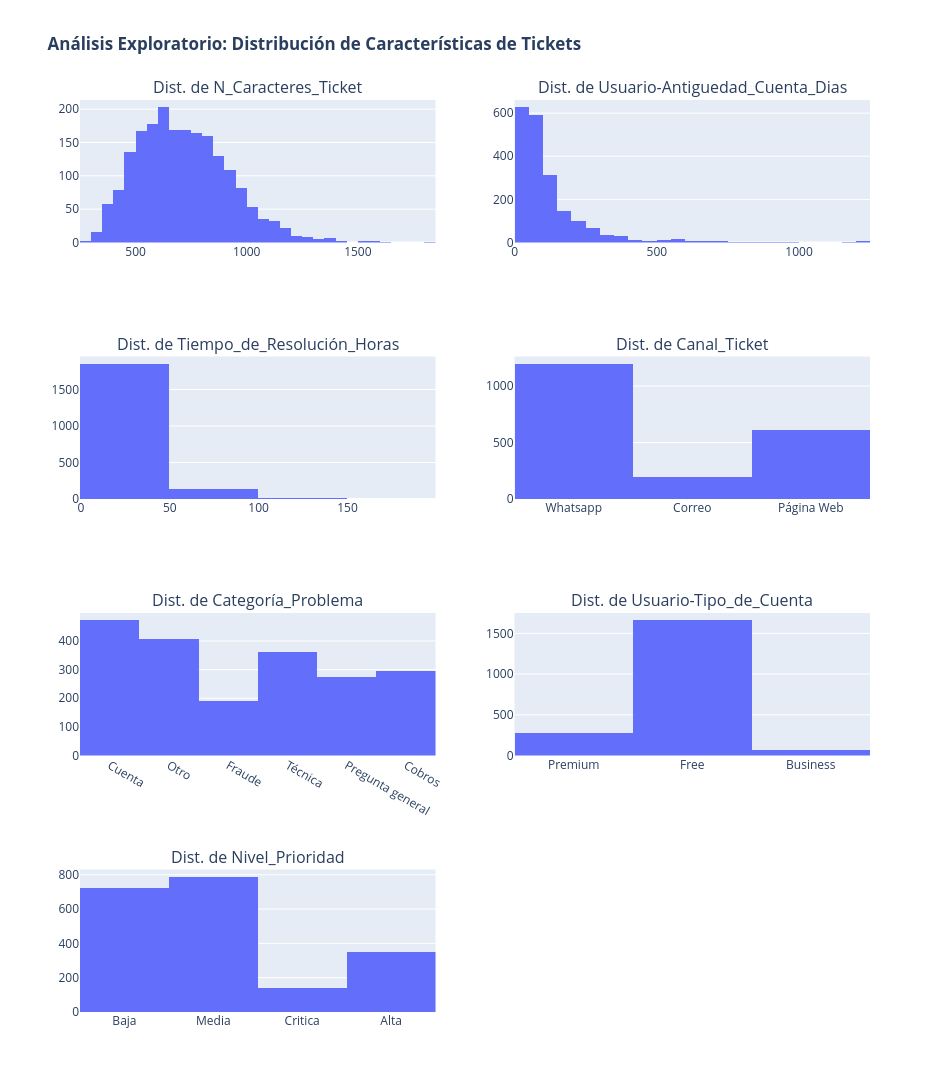

Here is the notebook cell this chart was saved with:
### Code cell
import numpy as np
import plotly.express as px
from plotly.subplots import make_subplots

# 1. Definimos explícitamente cuáles variables queremos analizar
# Excluimos IDs, fechas y texto libre para que los histogramas tengan sentido
columnas_numericas = [
    "N_Caracteres_Ticket",
    "Usuario-Antiguedad_Cuenta_Dias",
    "Tiempo_de_Resolución_Horas",
]

columnas_categoricas = [
    "Canal_Ticket",
    "Categoría_Problema",
    "Usuario-Tipo_de_Cuenta",
    "Nivel_Prioridad",
]

columnas_totales = columnas_numericas + columnas_categoricas

# 2. Calculamos las dimensiones de la grilla de forma dinámica
total_variables = len(columnas_totales)
columnas_grilla = 2
filas_grilla = int(np.ceil(total_variables / columnas_grilla))

# 3. Creamos la grilla con los títulos correspondientes
fig_subplots = make_subplots(
    rows=filas_grilla,
    cols=columnas_grilla,
    subplot_titles=[f"Dist. de {col}" for col in columnas_totales],
)

# 4. Iteramos usando enumerate para no dejar ninguna columna en el camino
for idx, col in enumerate(columnas_totales):
    fila = (idx // columnas_grilla) + 1
    columna = (idx % columnas_grilla) + 1

    # Personalizamos el orden si es la columna de Nivel_Prioridad
    if col == "Nivel_Prioridad":
        fig_temporal = px.histogram(
            df, x=col, category_orders={col: ["Baja", "Media", "Alto", "Crítico"]}
        )
    elif col == "Tiempo_de_Resolución_Horas":
        # Usamos log_y=True para que las frecuencias bajas no desaparezcan
        fig_temporal = px.histogram(df, x=col, log_y=True)
    else:
        fig_temporal = px.histogram(df, x=col)

    # Extraemos la traza con fig.data[0] tal como lo pide el Hint
    fig_subplots.add_trace(fig_temporal.data[0], row=fila, col=columna)

# 5. Desvinculamos los ejes para que cada variable mantenga su escala e independencia
fig_subplots.update_xaxes(matches=None)
fig_subplots.update_yaxes(matches=None)

# 6. Ajustamos el tamaño total para que las 4 filas de gráficos se vean perfectas
fig_subplots.update_layout(
    height=filas_grilla * 320,
    width=950,
    title_text="<b>Análisis Exploratorio: Distribución de Características de Tickets</b>",
    showlegend=False,
)

fig_subplots.show()

### Figure 1 — Plotly figure (JSON) as saved in the notebook; plotly's stock layout.template omitted (floating-point values rounded to 4 significant figures; data arrays with more than 128 entries replaced by an {"elided": "..."} marker saying what was removed)
{"data": [{"bingroup": "x", "hovertemplate": "N_Caracteres_Ticket=%{x}<br>count=%{y}<extra></extra>", "legendgroup": "", "marker": {"color": "#636efa", "pattern": {"shape": ""}}, "name": "", "orientation": "v", "showlegend": false, "type": "histogram", "x": {"elided": "2000 int values"}, "xaxis": "x", "yaxis": "y"}, {"bingroup": "x", "hovertemplate": "Usuario-Antiguedad_Cuenta_Dias=%{x}<br>count=%{y}<extra></extra>", "legendgroup": "", "marker": {"color": "#636efa", "pattern": {"shape": ""}}, "name": "", "orientation": "v", "showlegend": false, "type": "histogram", "x": {"elided": "2000 int values"}, "xaxis": "x2", "yaxis": "y2"}, {"bingroup": "x", "hovertemplate": "Tiempo_de_Resolución_Horas=%{x}<br>count=%{y}<extra></extra>", "legendgroup": "", "marker": {"color": "#636efa", "pattern": {"shape": ""}}, "name": "", "orientation": "v", "showlegend": false, "type": "histogram", "x": {"elided": "2000 int values"}, "xaxis": "x3", "yaxis": "y3"}, {"bingroup": "x", "hovertemplate": "Canal_Ticket=%{x}<br>count=%{y}<extra></extra>", "legendgroup": "", "marker": {"color": "#636efa", "pattern": {"shape": ""}}, "name": "", "orientation": "v", "showlegend": false, "type": "histogram", "x": {"elided": "2000 str values"}, "xaxis": "x4", "yaxis": "y4"}, {"bingroup": "x", "hovertemplate": "Categoría_Problema=%{x}<br>count=%{y}<extra></extra>", "legendgroup": "", "marker": {"color": "#636efa", "pattern": {"shape": ""}}, "name": "", "orientation": "v", "showlegend": false, "type": "histogram", "x": {"elided": "2000 str values"}, "xaxis": "x5", "yaxis": "y5"}, {"bingroup": "x", "hovertemplate": "Usuario-Tipo_de_Cuenta=%{x}<br>count=%{y}<extra></extra>", "legendgroup": "", "marker": {"color": "#636efa", "pattern": {"shape": ""}}, "name": "", "orientation": "v", "showlegend": false, "type": "histogram", "x": {"elided": "2000 str values"}, "xaxis": "x6", "yaxis": "y6"}, {"bingroup": "x", "hovertemplate": "Nivel_Prioridad=%{x}<br>count=%{y}<extra></extra>", "legendgroup": "", "marker": {"color": "#636efa", "pattern": {"shape": ""}}, "name": "", "orientation": "v", "showlegend": false, "type": "histogram", "x": {"elided": "2000 str values"}, "xaxis": "x7", "yaxis": "y7"}], "layout": {"annotations": [{"font": {"size": 16}, "showarrow": false, "text": "Dist. de N_Caracteres_Ticket", "x": 0.225, "xanchor": "center", "xref": "paper", "y": 1, "yanchor": "bottom", "yref": "paper"}, {"font": {"size": 16}, "showarrow": false, "text": "Dist. de Usuario-Antiguedad_Cuenta_Dias", "x": 0.775, "xanchor": "center", "xref": "paper", "y": 1, "yanchor": "bottom", "yref": "paper"}, {"font": {"size": 16}, "showarrow": false, "text": "Dist. de Tiempo_de_Resolución_Horas", "x": 0.225, "xanchor": "center", "xref": "paper", "y": 0.7188, "yanchor": "bottom", "yref": "paper"}, {"font": {"size": 16}, "showarrow": false, "text": "Dist. de Canal_Ticket", "x": 0.775, "xanchor": "center", "xref": "paper", "y": 0.7188, "yanchor": "bottom", "yref": "paper"}, {"font": {"size": 16}, "showarrow": false, "text": "Dist. de Categoría_Problema", "x": 0.225, "xanchor": "center", "xref": "paper", "y": 0.4375, "yanchor": "bottom", "yref": "paper"}, {"font": {"size": 16}, "showarrow": false, "text": "Dist. de Usuario-Tipo_de_Cuenta", "x": 0.775, "xanchor": "center", "xref": "paper", "y": 0.4375, "yanchor": "bottom", "yref": "paper"}, {"font": {"size": 16}, "showarrow": false, "text": "Dist. de Nivel_Prioridad", "x": 0.225, "xanchor": "center", "xref": "paper", "y": 0.1562, "yanchor": "bottom", "yref": "paper"}], "height": 1280, "showlegend": false, "title": {"text": "<b>Análisis Exploratorio: Distribución de Características de Tickets</b>"}, "width": 950, "xaxis": {"anchor": "y", "domain": [0, 0.45]}, "xaxis2": {"anchor": "y2", "domain": [0.55, 1]}, "xaxis3": {"anchor": "y3", "domain": [0, 0.45]}, "xaxis4": {"anchor": "y4", "domain": [0.55, 1]}, "xaxis5": {"anchor": "y5", "domain": [0, 0.45]}, "xaxis6": {"anchor": "y6", "domain": [0.55, 1]}, "xaxis7": {"anchor": "y7", "domain": [0, 0.45]}, "xaxis8": {"anchor": "y8", "domain": [0.55, 1]}, "yaxis": {"anchor": "x", "domain": [0.8438, 1]}, "yaxis2": {"anchor": "x2", "domain": [0.8438, 1]}, "yaxis3": {"anchor": "x3", "domain": [0.5625, 0.7188]}, "yaxis4": {"anchor": "x4", "domain": [0.5625, 0.7188]}, "yaxis5": {"anchor": "x5", "domain": [0.2812, 0.4375]}, "yaxis6": {"anchor": "x6", "domain": [0.2812, 0.4375]}, "yaxis7": {"anchor": "x7", "domain": [0, 0.1562]}, "yaxis8": {"anchor": "x8", "domain": [0, 0.1562]}}}
